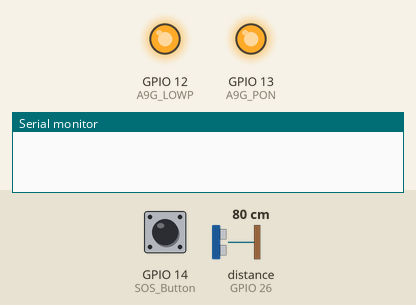
A sketch run on a simulated ESP32. On the bench: output pins drawn as LEDs (lit = HIGH), the last lines printed to the serial monitor. The test bench sets the inputs (shaded band); at power-on: GPIO 14 (SOS_Button) HIGH, distance to the obstacle (sensor on GPIO 26) 80 cm. The echo pulse lasts 58.3 µs per cm; the modem accepts every AT command (registered, SIM ready, sends succeed) and sends nothing else; pins used as bus, display or sensor lines are not drawn.

Above: at 0.1 s.
At 31.1 s:
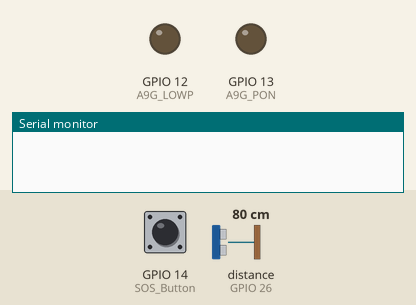
At 54.1 s:
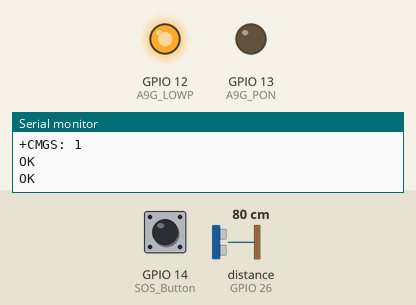
Timing chart, 0 to 55.6 s (numbered marks = the images above):
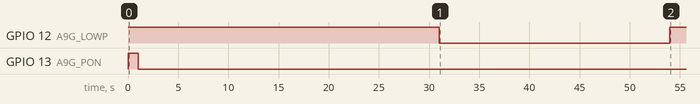

The sketch:

ESP32_A9G_BOARD.ino
```cpp
#include "WiFi.h"
#define DEBUG true

//=================== ULTRASONIC SENSOR (ADDED) ===================
#define TRIG_PIN 25
#define ECHO_PIN 26

long duration;
int distance;
unsigned long ultrasonicMillis = 0;
const unsigned long ultrasonicDelay = 500;
//===============================================================


//******************* Pin Configurations *******************//
#define A9G_PON     13
#define A9G_LOWP    12
#define SOS_Button  14


//******************* Necessary Variables *******************//
boolean stringComplete = false;
String inputString = "";
String fromGSM = "";
bool CALL_END = 1;
char* response = " ";
String res = "";
int c = 0;
String msg;
String custom_message;


//******************* SIM Parameters *******************//
String SOS_NUM = "+919487385165";


//******************* SOS Button Press *******************//
int SOS_Time = 5;

void A9G_Ready_msg();


//=========================== SETUP =============================//
void setup()
{
  Serial.begin(115200);
  Serial1.begin(115200, SERIAL_8N1, 16, 17);

  pinMode(A9G_PON, OUTPUT);
  pinMode(A9G_LOWP, OUTPUT);

  digitalWrite(A9G_LOWP, HIGH);
  digitalWrite(A9G_PON, HIGH);
  delay(1000);
  digitalWrite(A9G_PON, LOW);
  delay(10000);

  WiFi.mode(WIFI_OFF);
  btStop();

  pinMode(SOS_Button, INPUT_PULLUP);

  delay(20000);

  digitalWrite(A9G_LOWP, LOW);

  msg = "";
  msg = sendData("AT", 1000, DEBUG);
  while (msg.indexOf("OK") == -1) {
    msg = sendData("AT", 1000, DEBUG);
  }

  msg = "";
  msg = sendData("AT+GPS=1", 2000, DEBUG);
  while (msg.indexOf("OK") == -1) {
    msg = sendData("AT+GPS=1", 1000, DEBUG);
  }

  msg = "";
  msg = sendData("AT+GPSLP = 2", 2000, DEBUG);
  while (msg.indexOf("OK") == -1) {
    msg = sendData("AT+GPSLP = 2", 1000, DEBUG);
  }

  msg = "";
  msg = sendData("AT+SLEEP = 1", 2000, DEBUG);
  while (msg.indexOf("OK") == -1) {
    msg = sendData("AT+SLEEP = 1", 1000, DEBUG);
  }

  msg = "";
  msg = sendData("AT+CMGF = 1", 2000, DEBUG);
  while (msg.indexOf("OK") == -1) {
    msg = sendData("AT+CMGF = 1", 1000, DEBUG);
  }

  msg = "";
  msg = sendData("AT+CSMP  = 17,167,0,0 ", 2000, DEBUG);
  while (msg.indexOf("OK") == -1) {
    msg = sendData("AT+CSMP  = 17,167,0,0 ", 1000, DEBUG);
  }

  msg = "";
  msg = sendData("AT+CPMS = \"SM\",\"ME\",\"SM\" ", 2000, DEBUG);
  while (msg.indexOf("OK") == -1) {
    msg = sendData("AT+CPMS = \"SM\",\"ME\",\"SM\" ", 1000, DEBUG);
  }

  msg = "";
  msg = sendData("AT+SNFS=2", 2000, DEBUG);
  while (msg.indexOf("OK") == -1) {
    msg = sendData("AT+SNFS=2", 1000, DEBUG);
  }

  msg = "";
  msg = sendData("AT+CLVL=8", 2000, DEBUG);
  while (msg.indexOf("OK") == -1) {
    msg = sendData("AT+CLVL=8", 1000, DEBUG);
  }

  A9G_Ready_msg();
  digitalWrite(A9G_LOWP, HIGH);


  //================ ULTRASONIC SETUP (ADDED) =================
  pinMode(TRIG_PIN, OUTPUT);
  pinMode(ECHO_PIN, INPUT);
  Serial.println("Ultrasonic Sensor Ready");
  //==========================================================
}


//============================ LOOP ============================//
void loop()
{
  if (Serial1.available())
  {
    char inChar = Serial1.read();

    if (inChar == '\n')
    {
      if (fromGSM == "SEND LOCATION\r" || fromGSM == "send location\r" || fromGSM == "Send Location\r")
      {
        Get_gmap_link(0);
        digitalWrite(A9G_LOWP, HIGH);
      }

      else if (fromGSM == "BATTERY?\r" || fromGSM == "battery?\r" || fromGSM == "Battery?\r")
      {
        digitalWrite(A9G_LOWP, LOW);
        msg = sendData("AT+CBC?", 2000, DEBUG);
        msg = msg.substring(19, 24);
        response = &msg[0];
        custom_message = response;
        Send_SMS(custom_message);
      }

      else if (fromGSM == "RING\r")
      {
        digitalWrite(A9G_LOWP, LOW);
        Serial1.println("ATA");
      }

      else if (fromGSM == "NO CARRIER\r")
      {
        CALL_END = 1;
        digitalWrite(A9G_LOWP, HIGH);
      }

      Serial.println(fromGSM);
      fromGSM = "";
    }
    else
    {
      fromGSM += inChar;
    }
  }

  if (Serial.available()) {
    Serial1.write(Serial.read());
  }

  if (digitalRead(SOS_Button) == LOW && CALL_END == 1)
  {
    for (c = 0; c < SOS_Time; c++)
    {
      delay(1000);
      if (digitalRead(SOS_Button) == HIGH)
        break;
    }
    if (c == 5)
    {
      Get_gmap_link(1);
    }
  }


  //================ ULTRASONIC TASK (ADDED) =================
  if (millis() - ultrasonicMillis >= ultrasonicDelay)
  {
    ultrasonicMillis = millis();

    digitalWrite(TRIG_PIN, LOW);
    delayMicroseconds(2);
    digitalWrite(TRIG_PIN, HIGH);
    delayMicroseconds(10);
    digitalWrite(TRIG_PIN, LOW);

    duration = pulseIn(ECHO_PIN, HIGH, 25000);

    if (duration > 0)
    {
      distance = duration * 0.034 / 2;
      Serial.print("Distance: ");
      Serial.print(distance);
      Serial.println(" cm");
    }
    else
    {
      Serial.println("Ultrasonic: Out of range");
    }
  }
  //==========================================================
}


//========================= FUNCTIONS =========================//
void Get_gmap_link(bool makeCall)
{
  digitalWrite(A9G_LOWP, LOW);
  delay(1000);
  Serial1.println("AT+LOCATION = 2");

  while (!Serial1.available());
  while (Serial1.available())
  {
    char add = Serial1.read();
    res += add;
  }

  res = res.substring(17, 38);
  response = &res[0];

  if (!strstr(response, "GPS NOT"))
  {
    int i = 0;
    while (response[i] != ',') i++;

    String lat = res.substring(2, i);
    String lon = res.substring(i + 1);

    custom_message = "I'm Here http://maps.google.com/maps?q=" + lat + "+" + lon;
    Send_SMS(custom_message);
  }

  if (makeCall)
  {
    Serial1.println("ATD" + SOS_NUM);
    CALL_END = 0;
  }

  res = "";
}

void A9G_Ready_msg()
{
  custom_message = "A9G Ready!!";
  Send_SMS(custom_message);
}

String sendData(String command, const int timeout, boolean debug)
{
  String temp = "";
  Serial1.println(command);
  long int time = millis();
  while ((time + timeout) > millis())
  {
    while (Serial1.available())
    {
      char c = Serial1.read();
      temp += c;
    }
  }
  if (debug) Serial.print(temp);
  return temp;
}

void Send_SMS(String message)
{
  Serial1.println("AT+CMGF=1");
  delay(1000);
  Serial1.println("AT+CMGS=\"" + SOS_NUM + "\"\r");
  delay(1000);
  Serial1.println(message);
  delay(1000);
  Serial1.println((char)26);
  delay(3000);
  Serial1.println("AT+CMGD=1,4");
}
```
